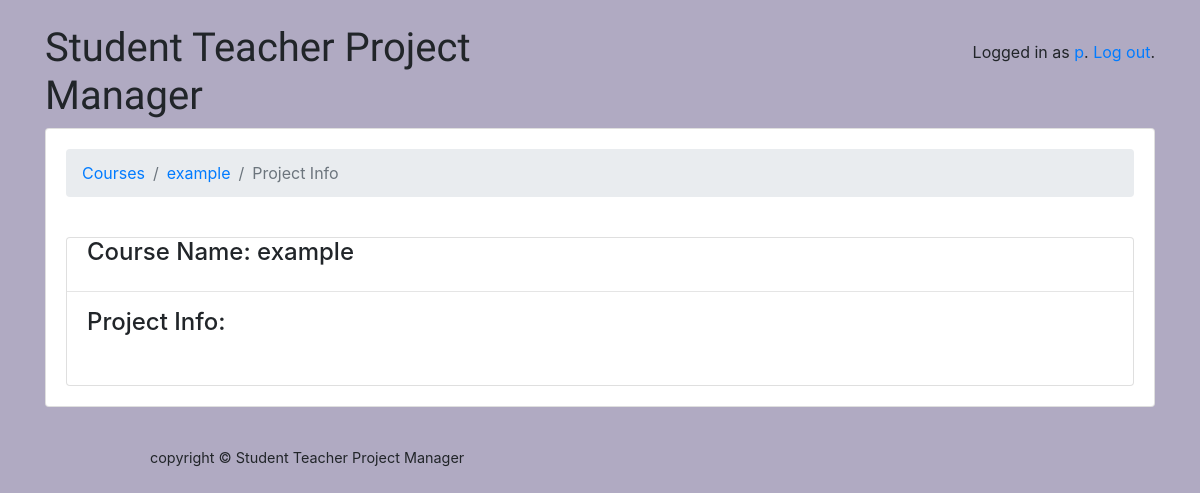
/classroom/courses/1/project_info/ (signed in), run on an earlier commit of the app's database.
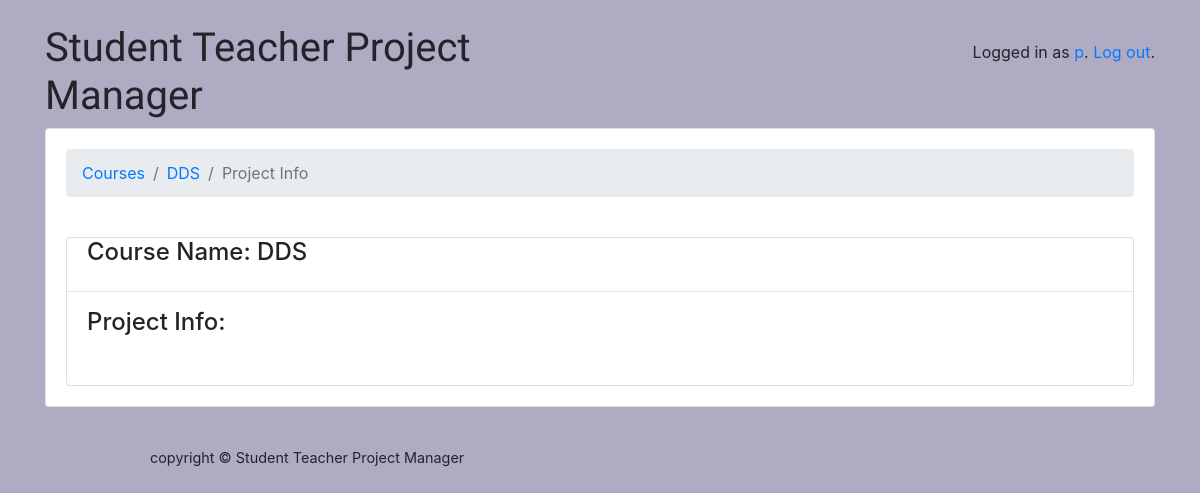
And on a later commit of the database.
### classroom/models.py (models this page shows, shortened)
class Course(models.Model):
	owner = models.ForeignKey(User, on_delete=models.CASCADE, related_name='courses')
	name = models.CharField(max_length=500)
	classes=(
		('a', 'B. Tech'),
		('b', 'M. Tech'),
		('c', 'MCA'),
		('d',  'PhD'),
	)
	cls = models.CharField(max_length=1, choices=classes)
	sems =(
		('1',  '1'),
		('2',  '2'),
		('3',  '3'),
		('4',  '4'),
		('5', '5'),
		('6', '6'),
		('7', '7'),
		('8', '8'),
	)
	semester = models.CharField(max_length=1, choices=sems)
	deps = (
		('a', 'Department of Computer Science and Engineering'),
		('b', 'Department of Information Technology'),
		('c', 'Department of Electronics & Communication Engineering'),
		('d',  'Department of Electrical and Electronics Engineering'),
		('e', 'Department of Mechanical Engineering'),
		('f', 'Department of Civil Engineering'),
		('g', 'Department of Mathematical and Computational Sciences'),
		('h', 'Department of Mining Engineering'),
		('i', 'Department of Chemical Engineering'),
		('j', 'Department of Metallurgical and Materials Engineering'),
		('k', 'Department of Applied Mechanics and Hydraulics'),
		('l', 'Department of Physics'),
		('m', 'Department of Chemistry'),
		('n', 'Department of Placement and Training'),
		('o', 'School of Management'),
	)
	department = models.CharField(max_length=1, choices = deps)
	info = models.CharField(max_length=100000)
	project_details = models.CharField(max_length=1000000, default='')

### classroom/views/students.py (the view, shortened to what this page needs)
# urls.py: path('classroom/courses/<int:pk>/project_info/', students.ProjectInfoView.as_view(), name='project_detail'),
@method_decorator([login_required], name='dispatch')
class ProjectInfoView(DetailView):
	model = Course
	template_name='classroom/students/project_info.html'

### classroom/templates/classroom/students/project_info.html (shortened to what this page needs)
{% extends 'base.html' %}
{% block content %}
  <nav aria-label="breadcrumb">
    <ol class="breadcrumb">
      <li class="breadcrumb-item"><a href="{% url 'student_courses' %}">Courses</a></li>
      <li class="breadcrumb-item"><a href="{% url 'course_page' course.pk %}">{{ course.name }}</a></li>
	  <li class="breadcrumb-item active" aria-current="page">Project Info</li>
    </ol>
  </nav>
  <br>
  <div class="card">
      <h4 style="margin-left:20px;"> Course Name: {{ course.name }}</h4>
      <hr/>
      <h4 style="margin-left:20px;">Project Info: </h4>
      <br>
  </div>
{% endblock %}

What changed in the data, as far as the page shows it:
changed Course: name "example" → "DDS"
